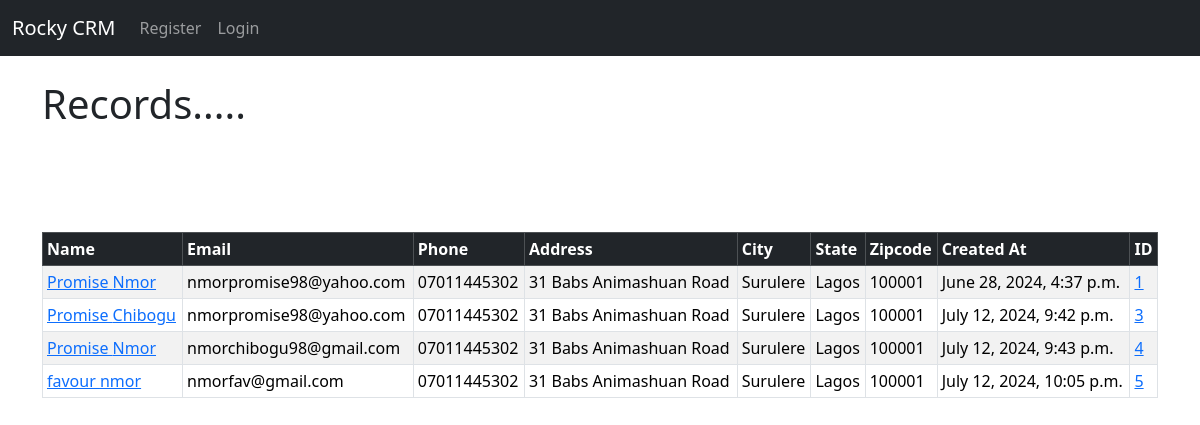
Before: / with the older database file.
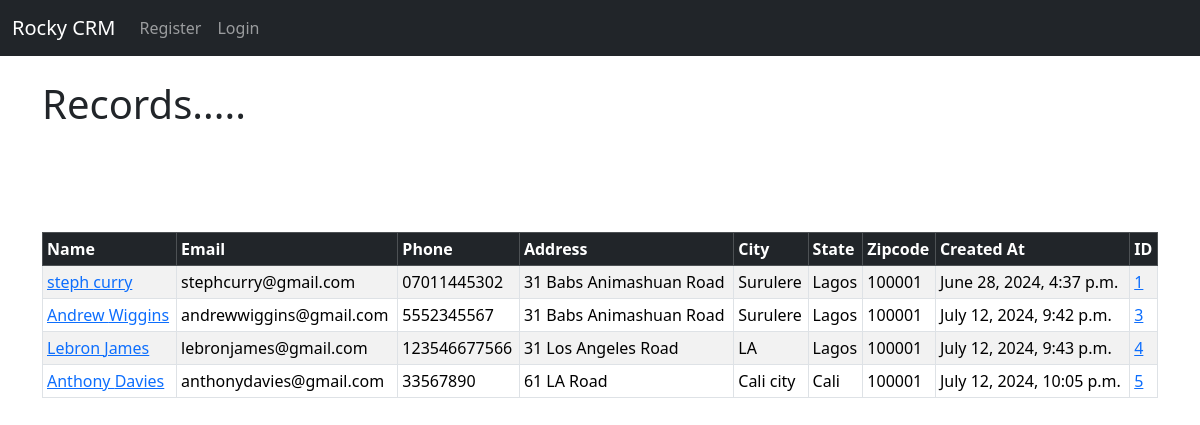
After: the same page with the newer database file.
### website/models.py (models this page shows, shortened)
class Record(models.Model):
    created_at = models.DateTimeField(auto_now_add = True)
    first_name = models.CharField(max_length=50)
    last_name = models.CharField(max_length=50)
    email = models.EmailField(max_length=50)
    phone = models.CharField(max_length=50)
    address = models.CharField(max_length=100)
    city = models.CharField(max_length=50)
    state = models.CharField(max_length=50)
    zipcode = models.CharField(max_length=20)

### website/views.py (the view)
# urls.py: path('', views.home, name='home'),
def home(request):
    records = Record.objects.all()
    if request.method == 'POST':
        username = request.POST['username']
        password = request.POST['password']
        user = authenticate(request, username=username, password=password)
        if user is not None:
            login(request, user)
            messages.success(request, "You Have Been Logged in")
            return redirect('home')
        else:
            messages.success(request, "There Was An Error Logging in Please Try Again....")
            return redirect('home')
    else:
        return render(request, 'home.html', {'records':records})

### website/templates/home.html
{% extends 'base.html' %}
{% block content %}
<div class="col-mid-6 offset-nd-3">
<h1>Records.....</h1>
<table class="table table-striped table-hover table-bordered table-sm">
  <thead class="table-dark">
    <tr>
      <th scope='col'>Name</th>
      <th scope='col'>Email</th>
      <th scope='col'>Phone</th>
      <th scope='col'>Address</th>
      <th scope='col'>City</th>
      <th scope='col'>State</th>
      <th scope='col'>Zipcode</th>
      <th scope='col'>Created At</th>
      <th scope='col'>ID</th>
    </tr>
  </thead>
  <tbody>
    {% if records %}
      {% for record in records %}
    <tr>
        <td><a href="{% url 'record' record.id %}">{{ record.first_name }} {{ record.last_name }}</a></td>
        <td>{{ record.email }}</td>
        <td>{{ record.phone }}</td>
        <td>{{ record.address }}</td>
        <td>{{ record.city }}</td>
        <td>{{ record.state }}</td>
        <td>{{ record.zipcode }}</td>
        <td>{{ record.created_at }}</td>
        <td><a href="{% url 'record' record.id %}">{{ record.id }}</a></td>
    </tr>
        <br/>
      {% endfor %}
    {% endif %}
  </tbody>
</table>
</div>
{% endblock %}

### website/templates/base.html (shortened to what this page needs)
<!doctype html>
<html lang="en">
  <head>
    <link href="https://cdn.jsdelivr.net/npm/bootstrap@5.3.3/dist/css/bootstrap.min.css" rel="stylesheet">
  </head>
  <body>
    {% include 'navbar.html' %}
    <div class="container">
      <br/>
        {% block content %}
        {% endblock %}
    </div>
  </body>
</html>

### website/templates/navbar.html (shortened to what this page needs)
<nav class="navbar navbar-expand-lg navbar-dark bg-dark">
    <div class="container-fluid">
      <a class="navbar-brand" href='{% url 'home' %}'>Rocky CRM</a>
      <div class="collapse navbar-collapse" id="navbarSupportedContent">
        <ul class="navbar-nav me-auto mb-2 mb-lg-0">
          {% if user.is_authenticated %}
          <li class="nav-item">
            <a class="nav-link" href="{% url 'add_record' %}">Add Record</a>
          </li>
          <li class="nav-item">
            <a class="nav-link" href="{% url 'logout' %}">Logout</a>
          </li>
          {% else %}
          <li class="nav-item">
            <a class="nav-link" href="{% url 'register' %}">Register</a>
          </li>
          <li class="nav-item">
            <a class="nav-link" href="{% url 'login' %}">Login</a>
          </li>
          {% endif %}
        </ul>
      </div>
    </div>
  </nav>

Changed rows visible on the page:
changed Record id 1: first_name "Promise" → "steph"; last_name "Nmor" → "curry"; email "nmorpromise98@yahoo.com" → "stephcurry@gmail.com"
changed Record id 3: first_name "Promise" → "Andrew"; last_name "Chibogu" → "Wiggins"; email "nmorpromise98@yahoo.com" → "andrewwiggins@gmail.com"; phone "07011445302" → "5552345567"
changed Record id 4: first_name "Promise" → "Lebron"; last_name "Nmor" → "James"; email "nmorchibogu98@gmail.com" → "lebronjames@gmail.com"; phone "07011445302" → "123546677566"; address "31 Babs Animashuan Road" → "31 Los Angeles Road"; city "Surulere" → "LA"
changed Record id 5: first_name "favour" → "Anthony"; last_name "nmor" → "Davies"; email "nmorfav@gmail.com" → "anthonydavies@gmail.com"; phone "07011445302" → "33567890"; address "31 Babs Animashuan Road" → "61 LA Road"; city "Surulere" → "Cali city"; state "Lagos" → "Cali"
